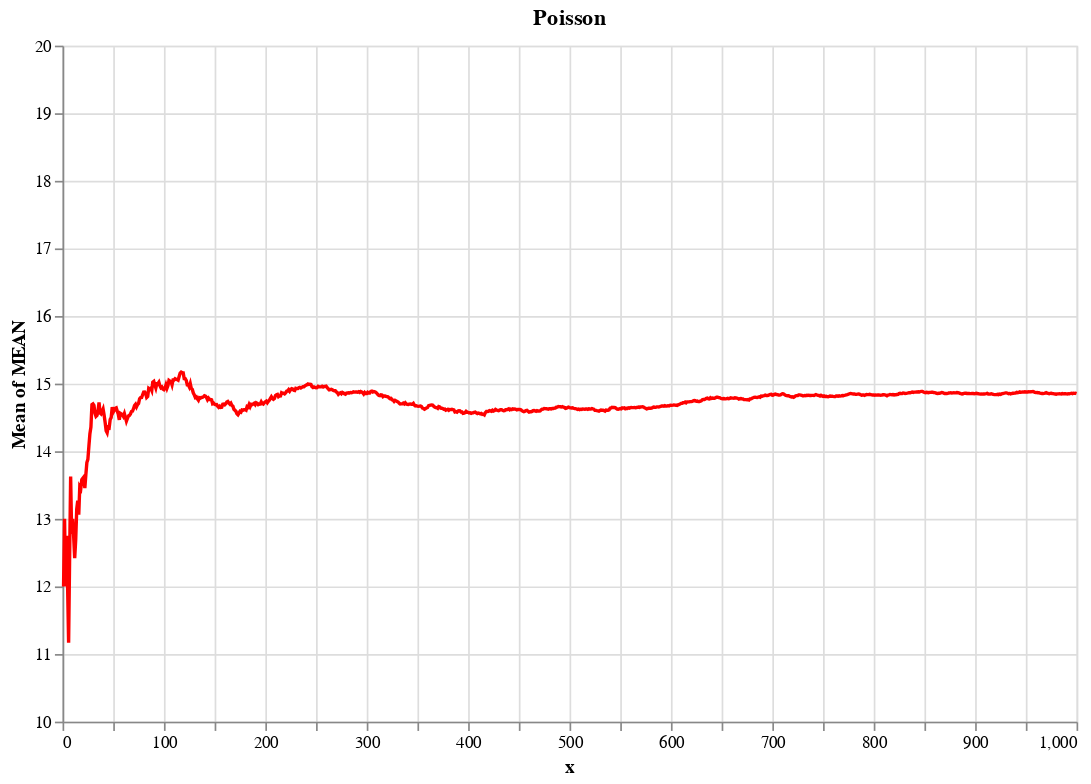

Here is the notebook cell this chart was saved with:
### Code cell
chart = alt.Chart(df_poisson).mark_line(color='red').encode(
    x='x',
    y=alt.Y('MEAN', aggregate='mean', scale=alt.Scale(domain=(10, 20)))
)

chart.properties(title='Poisson', width=600, height=400)

### Figure 1 — Vega-Lite specification as saved in the notebook (floating-point values rounded to 4 significant figures; data arrays with more than 128 entries replaced by an {"elided": "..."} marker saying what was removed)
{"config": {"view": {"continuousWidth": 300, "continuousHeight": 300}}, "data": {"name": "data-5cdcfd121e5583be287c207a02019402"}, "mark": {"type": "line", "color": "red"}, "encoding": {"x": {"field": "x", "type": "quantitative"}, "y": {"aggregate": "mean", "field": "MEAN", "scale": {"domain": [10, 20]}, "type": "quantitative"}}, "height": 400, "title": "Poisson", "width": 600, "$schema": "https://vega.github.io/schema/vega-lite/v5.20.1.json", "datasets": {"data-5cdcfd121e5583be287c207a02019402": {"elided": "1000 records"}}}
